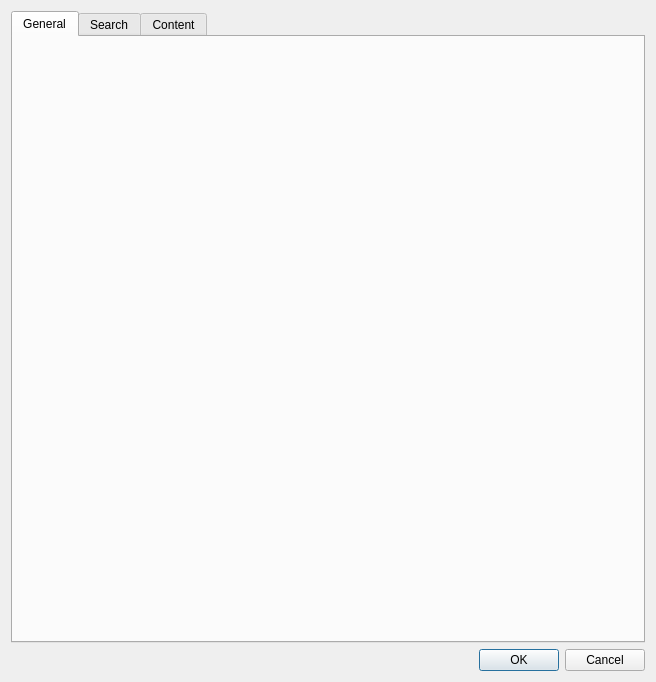
<?xml version="1.0" encoding="UTF-8"?>
<ui version="4.0">
 <class>Preferences</class>
 <widget class="QWidget" name="Preferences">
  <property name="geometry">
   <rect>
    <x>0</x>
    <y>0</y>
    <width>656</width>
    <height>682</height>
   </rect>
  </property>
  <property name="windowTitle">
   <string>Preferences</string>
  </property>
  <property name="windowIcon">
   <iconset theme="package_network">
    <normaloff>.</normaloff>.</iconset>
  </property>
  <layout class="QGridLayout" name="gridLayout">
   <item row="0" column="0">
    <widget class="QTabWidget" name="tabWidget">
     <property name="currentIndex">
      <number>0</number>
     </property>
     <widget class="GeneralTab" name="tabGeneral">
      <attribute name="title">
       <string>General</string>
      </attribute>
     </widget>
     <widget class="SearchTab" name="tabSearch">
      <attribute name="title">
       <string>Search</string>
      </attribute>
     </widget>
     <widget class="ContentTab" name="tabContent">
      <attribute name="title">
       <string>Content</string>
      </attribute>
     </widget>
    </widget>
   </item>
   <item row="1" column="0">
    <widget class="QDialogButtonBox" name="buttonBox">
     <property name="standardButtons">
      <set>QDialogButtonBox::Cancel|QDialogButtonBox::Ok</set>
     </property>
    </widget>
   </item>
  </layout>
 </widget>
 <customwidgets>
  <customwidget>
   <class>GeneralTab</class>
   <extends>QWidget</extends>
   <header>Preferences/GeneralTab.h</header>
   <container>1</container>
  </customwidget>
  <customwidget>
   <class>SearchTab</class>
   <extends>QWidget</extends>
   <header>Preferences/SearchTab.h</header>
   <container>1</container>
  </customwidget>
  <customwidget>
   <class>ContentTab</class>
   <extends>QWidget</extends>
   <header>Preferences/ContentTab.h</header>
   <container>1</container>
  </customwidget>
 </customwidgets>
 <resources/>
 <connections/>
</ui>
